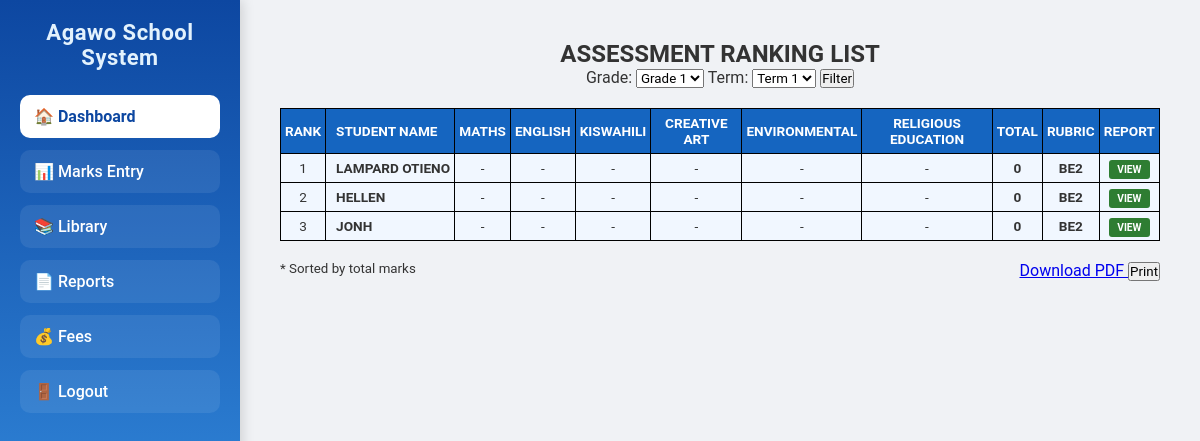
The app's page /marks/view-list/ (signed in), older data.
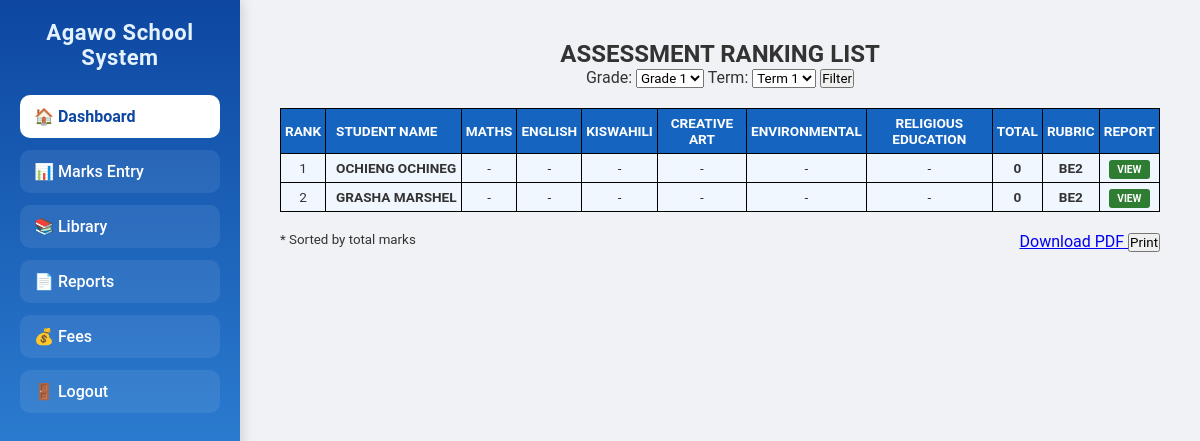
The same page, newer data.
### core/models.py (models this page shows, shortened)
class Student(models.Model):
    student_name = models.CharField(max_length=200)
    admission_number = models.CharField(max_length=20, unique=True)
    grade = models.CharField(max_length=20, choices=GRADE_CHOICES)
    parent_name = models.CharField(max_length=200, blank=True, null=True)
    parent_phone = models.CharField(max_length=15, blank=True, null=True)

### core/views.py (the view)
# urls.py: path('marks/view-list/', views.view_list, name='view_list'),
@login_required
def view_list(request):
    grades = [f"Grade {i}" for i in range(1, 10)]
    sel_grade = request.GET.get("grade", "Grade 1")
    sel_term = request.GET.get("term", "1")
    sel_year = request.GET.get("year", str(datetime.datetime.now().year))
    subjects = get_subjects_for_grade(sel_grade)
    students = Student.objects.filter(grade=sel_grade)
    performance_data = []
    for student in students:
        marks_qs = Mark.objects.filter(student=student, term=sel_term, year=sel_year)
        total = marks_qs.aggregate(Sum('marks'))['marks__sum'] or 0
        avg = marks_qs.aggregate(Avg('marks'))['marks__avg'] or 0
        marks_dict = {m.subject: m.marks for m in marks_qs}
        subject_marks = [
            {"score": marks_dict.get(sub), "rubric": get_cbc_rubric_data(marks_dict.get(sub))["code"]}
            for sub in subjects
        ]
        performance_data.append({
            "student": student,
            "subject_marks": subject_marks,
            "total": total,
            "overall_rubric": get_cbc_rubric_data(avg)["code"]
        })
    performance_data.sort(key=lambda x: x["total"], reverse=True)
    return render(request, "view_list.html", {
        "grades": grades, "terms": ["1", "2", "3"],
        "years": [str(y) for y in range(2024, datetime.datetime.now().year + 5)],
        "performance_data": performance_data, "subjects": subjects,
        "selected_grade": sel_grade, "selected_term": sel_term, "selected_year": sel_year,
    })

### core/views.py (called while the page is built)
def get_grade_num(grade_string):
    try:
        return str(grade_string).split()[-1]
    except:
        return "1"

def get_subjects_for_grade(grade_string):
    try:
        num = int(get_grade_num(grade_string))
        if 1 <= num <= 3:
            return ["Maths", "English", "Kiswahili", "Creative Art", "Environmental", "Religious Education"]
        elif 4 <= num <= 6:
            return ["Maths", "English", "Science", "Social Studies", "Agriculture", "Home Science"]
        else:
            return ["Maths", "English", "Integrated Science", "Pretechnical Studies", "CRE", "Kiswahili", "Agriculture", "Social Studies", "Creative Arts"]
    except:
        return []

def get_cbc_rubric_data(mark):
    if mark is None:
        return {'code': 'N/A', 'label': 'No Data'}
    if mark >= 90: return {'code': 'EE1'}
    elif mark >= 80: return {'code': 'EE2'}
    elif mark >= 65: return {'code': 'ME1'}
    elif mark >= 50: return {'code': 'ME2'}
    elif mark >= 40: return {'code': 'AE1'}
    elif mark >= 30: return {'code': 'AE2'}
    elif mark >= 15: return {'code': 'BE1'}
    else: return {'code': 'BE2'}

### templates/view_list.html (shortened to what this page needs)
{% extends "base.html" %}
{% load custom_filters %}
{% block content %}
<div style="padding:10px;">
    {% if not is_pdf %}
    <h2 style="text-align:center;">ASSESSMENT RANKING LIST</h2>
    <form method="get" style="text-align:center; margin-bottom:20px;">
        Grade:
        <select name="grade">
            {% for g in grades %}
                <option value="{{ g }}" {% if g == selected_grade %}selected{% endif %}>{{ g }}</option>
            {% endfor %}
        </select>
        Term:
        <select name="term">
            {% for t in terms %}
                <option value="{{ t }}" {% if t == selected_term %}selected{% endif %}>Term {{ t }}</option>
            {% endfor %}
        </select>
        <button type="submit">Filter</button>
    </form>
    {% endif %}
    <div class="table-scroll-area">
        <table>
            <thead>
                <tr>
                    <th>Rank</th>
                    <th class="name-cell">Student Name</th>
                    {% for subject in subjects %}
                        <th>{{ subject }}</th>
                    {% endfor %}
                    <th>Total</th>
                    <th>Rubric</th>
                    {% if not is_pdf %}
                        <th>Report</th>
                    {% endif %}
                </tr>
            </thead>
            <tbody>
                {% for row in performance_data %}
                <tr class="{% if forloop.counter <= 3 and not is_pdf %}top-row{% endif %}">
                    <td>{{ forloop.counter }}</td>
                    <td class="name-cell">
                        {% if row.student.full_name %}
                            {{ row.student.full_name|upper }}
                        {% elif row.student.first_name %}
                            {{ row.student.first_name|upper }} {{ row.student.last_name|upper }}
                        {% elif row.student.student_name %}
                            {{ row.student.student_name|upper }}
                        {% else %}
                            UNKNOWN
                        {% endif %}
                    </td>
                    {% for item in row.subject_marks %}
                        <td>
                            {% if item.score is not None %}
                                {{ item.score }}
                                <span class="rubric-tag">{{ item.rubric }}</span>
                            {% else %}
                                -
                            {% endif %}
                        </td>
                    {% endfor %}
                    <td><strong>{{ row.total }}</strong></td>
                    <td><strong>{{ row.overall_rubric }}</strong></td>
                    {% if not is_pdf %}
                    <td>
                        <a href="{% url 'report_card' row.student.id %}?term={{ selected_term }}&year={{ selected_year }}"
                           class="btn-view" target="_blank">
                           VIEW
                        </a>
                    </td>
                    {% endif %}
                </tr>
                {% empty %}
                <tr>
                    <td colspan="{{ subjects|length|add:5 }}">
                        No data found
                    </td>
                </tr>
                {% endfor %}
            </tbody>
        </table>
    </div>
    {% if not is_pdf %}
    <div style="margin-top:20px; display:flex; justify-content:space-between;">
        <small>* Sorted by total marks</small>
        <div>
            <a href="{% url 'download_view_list_pdf' %}?grade={{ selected_grade }}&term={{ selected_term }}&year={{ selected_year }}">
                Download PDF
            </a>
            <button onclick="window.print()">Print</button>
        </div>
    </div>
    {% endif %}
</div>
{% endblock %}

### templates/base.html (shortened to what this page needs)
<!DOCTYPE html>
<html lang="en">
<head>
</head>
<body>
<div class="sidebar">
<h2>Agawo School System</h2>
<a href="{% url 'dashboard' %}" class="active">🏠 Dashboard</a>
<a href="{% url 'marks_entry' %}">📊 Marks Entry</a>
<a href="{% url 'library' %}">📚 Library</a>
<a href="{% url 'reports' %}">📄 Reports</a>
<a href="{% url 'fees' %}">💰 Fees</a>
<a href="{% url 'logout' %}">🚪 Logout</a>
</div>
<div class="main">
    {% block content %}{% endblock %}
</div>
</body>
</html>

### templates/base.html (style rules this page uses)
* { margin:0; padding:0; box-sizing:border-box; font-family:'Roboto', Arial, sans-serif; }
body { display:flex; min-height:100vh; background:#f0f2f5; color:#333; }
.sidebar { width:240px; background: linear-gradient(180deg, #0d47a1, #42a5f5); color:#fff; padding:20px; position:sticky; top:0; height:100vh; overflow-y:auto; box-shadow: 2px 0 12px rgba(0,0,0,0.15); }
.sidebar h2 { margin-bottom:25px; font-size:22px; text-align:center; letter-spacing:0.5px; font-weight:700; color:#e3f2fd; }
.sidebar a { display:flex; align-items:center; gap:10px; color:#fff; padding:12px 14px; text-decoration:none; margin-bottom:12px; border-radius:10px; background: rgba(255,255,255,0.08); transition: all 0.3s ease; font-weight:500; }
.sidebar a.active { background:#ffffff; color:#0d47a1; font-weight:bold; }
.main { flex:1; padding:30px; overflow-x:auto; }

Row changes from the older to the newer data that the page shows:
removed Student: student.student_name "LAMPARD OTIENO", total "0", overall_rubric "BE2"
removed Student: student.student_name "HELLEN", total "0", overall_rubric "BE2"
removed Student: student.student_name "JONH", total "0", overall_rubric "BE2"
added Student: student.student_name "OCHIENG OCHINEG", total "0", overall_rubric "BE2"
added Student: student.student_name "GRASHA MARSHEL", total "0", overall_rubric "BE2"
